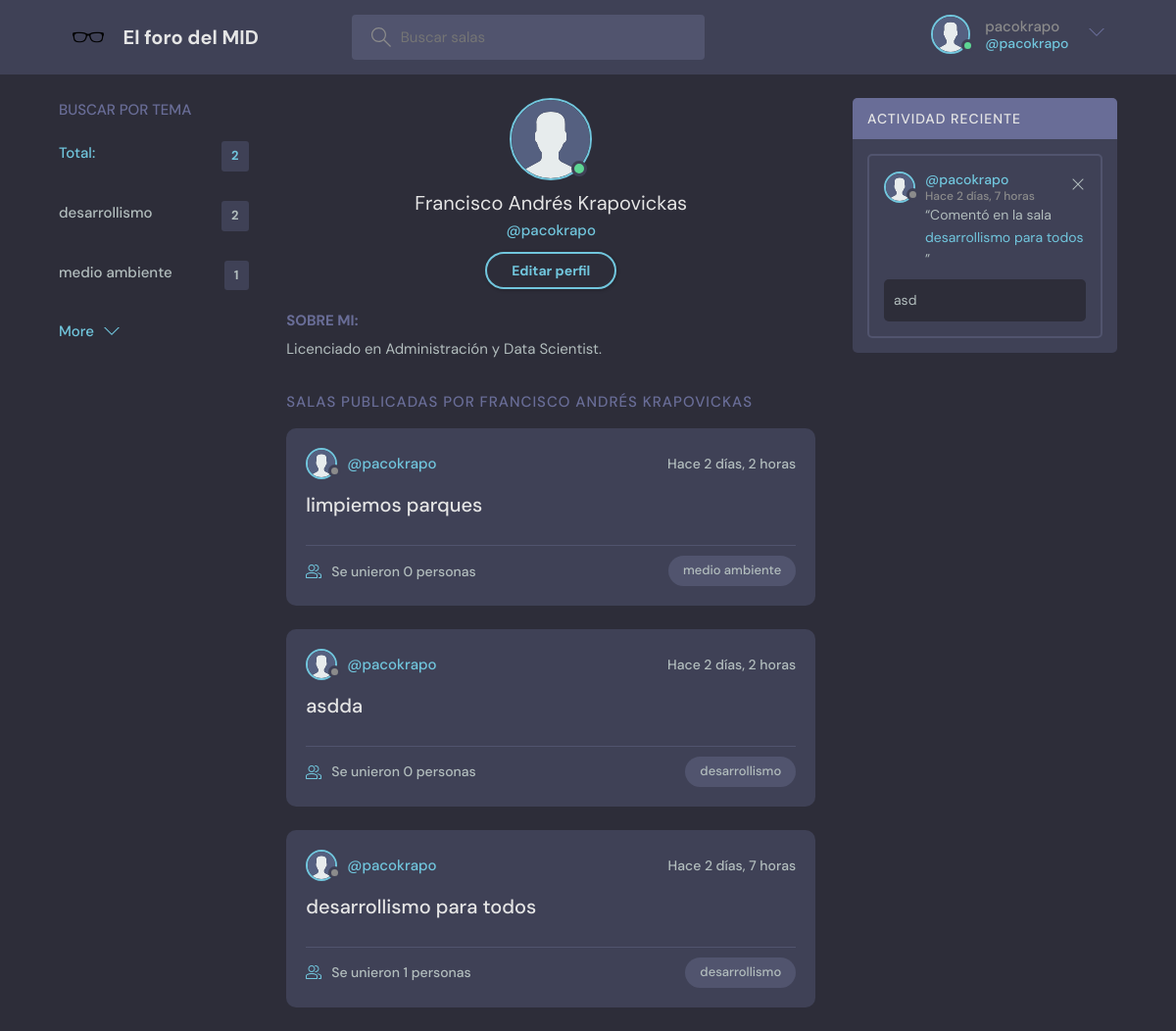
Screenshot of /profile/6/ (signed in) with the database file from the repository.
### base/models.py (models this page shows, shortened)
class User(AbstractUser):
    id = models.AutoField(primary_key=True)
    name = models.CharField(max_length=200, null=True)
    email = models.EmailField(unique=True, null=True)
    bio = models.TextField(null=True)
    avatar = models.ImageField(null=True, upload_to='avatars/', default="avatar.svg")
    username = models.CharField(max_length=150, unique=True)
    USERNAME_FIELD = 'email'  # Utiliza 'email' para la autenticación
    REQUIRED_FIELDS = []  # No requiere campos adicionales al registrar
    objects = CustomUserManager()
    def __str__(self):
        return self.username

class Topic(models.Model):
    id = models.AutoField(primary_key=True)
    name = models.CharField(max_length=200)

class Room(models.Model):
    id = models.AutoField(primary_key=True)
    host = models.ForeignKey(User, on_delete=models.SET_NULL, null=True)
    topic = models.ForeignKey(Topic, on_delete=models.SET_NULL, null=True)
    name = models.CharField(max_length=200)
    description = models.TextField(null=True, blank=True)
    participants = models.ManyToManyField(
        User, related_name='participants', blank=True)
    updated = models.DateTimeField(auto_now=True)
    created = models.DateTimeField(auto_now_add=True)
    class Meta:
        ordering = ['-updated', '-created']
    def __str__(self):
        return self.name

class Message(models.Model):
    id = models.AutoField(primary_key=True)
    user = models.ForeignKey(User, on_delete=models.CASCADE)
    room = models.ForeignKey(Room, on_delete=models.CASCADE)
    body = models.TextField()
    updated = models.DateTimeField(auto_now=True)
    created = models.DateTimeField(auto_now_add=True)
    class Meta:
        ordering = ['-updated', '-created']

### base/views.py (the view)
# urls.py: path('profile/<str:pk>/', views.userProfile, name="user-profile"),
def userProfile(request, pk):
    user = User.objects.get(id=pk)
    rooms = user.room_set.all()
    room_messages = user.message_set.all()
    topics = Topic.objects.all()
    context = {'user': user, 'rooms': rooms,
               'room_messages': room_messages, 'topics': topics}
    return render(request, 'base/profile.html', context)

### base/backend.py (called while the page is built)
    def get_user(self, id):
        try:
            return User.objects.get(pk=id)
        except User.DoesNotExist:
            return None

### base/templates/base/profile.html
{% extends 'main.html' %}
{% block content %}
<main class="profile-page layout layout--3">
  <div class="container">
    {% include 'base/topics_component.html' %}
    <div class="roomList">
      <div class="profile">
        <div class="profile__avatar">
          <div class="avatar avatar--large active">
            <img src="{{user.avatar.url}}" />
          </div>
        </div>
        <div class="profile__info">
          <h3>{{user.name}}</h3>
          <p>@{{user.username}}</p>
          {% if request.user == user %}
          <a href="{% url 'update-user' %}" class="btn btn--main btn--pill">Editar perfil</a>
          {% endif %}
        </div>
        <div class="profile__about">
          <h3>Sobre mi:</h3>
          <p>
            {{user.bio}}
          </p>
        </div>
      </div>
      <div class="roomList__header">
        <div>
          <h2>Salas publicadas por {{user.name}}</a>
          </h2>
        </div>
      </div>
      {% include 'base/feed_component.html' %}
    </div>
    {% include 'base/activity_component.html' %}
  </div>
</main>
{% endblock content %}

### templates/navbar.html (shortened to what this page needs)
{% load static %}
<header class="header header--loggedIn">
    <div class="container">
        <a href="{% url 'home' %}" class="header__logo">
            <img src="{% static 'images/anteojos.png' %}"/>
            <h1>El foro del MID</h1>
        </a>
        <form class="header__search" method="GET" action="{% url 'home' %}">
            <label>
                <input name="q" placeholder="Buscar salas" />
            </label>
        </form>
        <nav class="header__menu">
            {% if request.user.is_authenticated %}
            <div class="header__user">
                <a href="{% url 'update-user' %}">
                    <div class="avatar avatar--medium active">
                        <img src="{{request.user.avatar.url}}" />
                    </div>
                    <p>{{request.user.username}} <span>@{{request.user.username}}</span></p>
                </a>
                <button class="dropdown-button">
                    <svg version="1.1" xmlns="http://www.w3.org/2000/svg" width="32" height="32" viewBox="0 0 32 32">
                        <title>chevron-down</title>
                        <path d="M16 21l-13-13h-3l16 16 16-16h-3l-13 13z"></path>
                    </svg>
                </button>
            </div>
            {% else %}
            <a href="{% url 'login' %}">
                <img src="{% static 'images/avatar.svg' %}" />
                <p>Login</p>
            </a>
            {% endif %}
        </nav>
    </div>
</header>

### base/templates/base/topics_component.html
<div class="topics">
    <div class="topics__header">
        <h2>Buscar por tema</h2>
    </div>
    <ul class="topics__list">
        <li>
            <a href="{% url 'home' %}" class="active">Total: <span>{{topics.count}}</span></a>
        </li>
        {% for topic in topics %}
        <li>
            <a href="{% url 'home' %}?q={{topic.name}}">{{topic.name}}<span>{{topic.room_set.all.count}}</span></a>
        </li>
        {% endfor %}
    </ul>
    <a class="btn btn--link" href="{% url 'topics' %}">
        More
        <svg version="1.1" xmlns="http://www.w3.org/2000/svg" width="32" height="32" viewBox="0 0 32 32">
            <title>chevron-down</title>
            <path d="M16 21l-13-13h-3l16 16 16-16h-3l-13 13z"></path>
        </svg>
    </a>
</div>

### base/templates/base/feed_component.html (shortened to what this page needs)
{% for room in rooms %}
<div class="roomListRoom">
    <div class="roomListRoom__header">
        <a href="{% url 'user-profile' room.host.id %}" class="roomListRoom__author">
            <div class="avatar avatar--small">
                <img src="{{room.host.avatar.url}}" />
            </div>
            <span>@{{room.host.username}}</span>
        </a>
        <div class="roomListRoom__actions">
            <span>Hace {{room.created|timesince}}</span>
        </div>
    </div>
    <div class="roomListRoom__content">
        <a href="{% url 'room' room.id %}">{{room.name}}</a>
    </div>
    <div class="roomListRoom__meta">
        <a href="{% url 'room' room.id %}" class="roomListRoom__joined">
            Se unieron {{room.participants.all.count}} personas
        </a>
        <p class="roomListRoom__topic">{{room.topic.name}}</p>
    </div>
</div>
{% endfor %}

### base/templates/base/activity_component.html
<div class="activities">
    <div class="activities__header">
        <h2>Actividad reciente</h2>
    </div>
    {% for message in room_messages %}
    <div class="activities__box">
        <div class="activities__boxHeader roomListRoom__header">
            <a href="{% url 'user-profile' message.user.id %}" class="roomListRoom__author">
                <div class="avatar avatar--small">
                    <img src="{{message.user.avatar.url}}" />
                </div>
                <p>
                    @{{message.user.username}}
                    <span>Hace {{message.created|timesince}}</span>
                </p>
            </a>
            {% if request.user == message.user %}
            <div class="roomListRoom__actions">
                <a href="{% url 'delete-message' message.id %}">
                    <svg version="1.1" xmlns="http://www.w3.org/2000/svg" width="32" height="32" viewBox="0 0 32 32">
                        <title>remove</title>
                        <path
                            d="M27.314 6.019l-1.333-1.333-9.98 9.981-9.981-9.981-1.333 1.333 9.981 9.981-9.981 9.98 1.333 1.333 9.981-9.98 9.98 9.98 1.333-1.333-9.98-9.98 9.98-9.981z">
                        </path>
                    </svg>
                </a>
            </div>
            {% endif %}
        </div>
        <div class="activities__boxContent">
            <p>“Comentó en la sala<a href="{% url 'room' message.room.id %}">{{message.room}}</a>”</p>
            <div class="activities__boxRoomContent">{{message.body}}</div>
        </div>
    </div>
    {% endfor %}
</div>

### rows the page displays
User: user.avatar (placeholder picture), user.username "pacokrapo", avatar (placeholder picture), name "Francisco Andrés Krapovickas", username "pacokrapo", bio "Licenciado en Administración y Data Scientist.", name "FRANCISCO ANDRÉS KRAPOVICKAS"
Topic: name "desarrollismo", room_set.all.count "2"
Topic: name "medio ambiente", room_set.all.count "1"
Room: host.avatar (placeholder picture), host.username "pacokrapo", created "2 días, 2 horas", name "limpiemos parques", participants.all.count "0", topic.name "medio ambiente"
Room: host.avatar (placeholder picture), host.username "pacokrapo", created "2 días, 2 horas", name "asdda", participants.all.count "0", topic.name "desarrollismo"
Room: host.avatar (placeholder picture), host.username "pacokrapo", created "2 días, 7 horas", name "desarrollismo para todos", participants.all.count "1", topic.name "desarrollismo"
Message: user.avatar (placeholder picture), user.username "pacokrapo", created "2 días, 7 horas", room "desarrollismo para todos", body "asd"

### other values shown
{{ topics.count }} "2"
